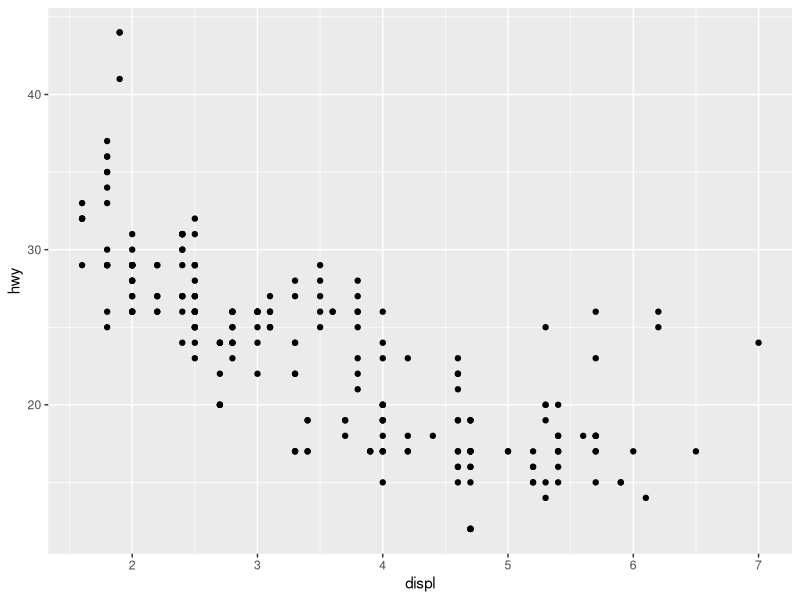
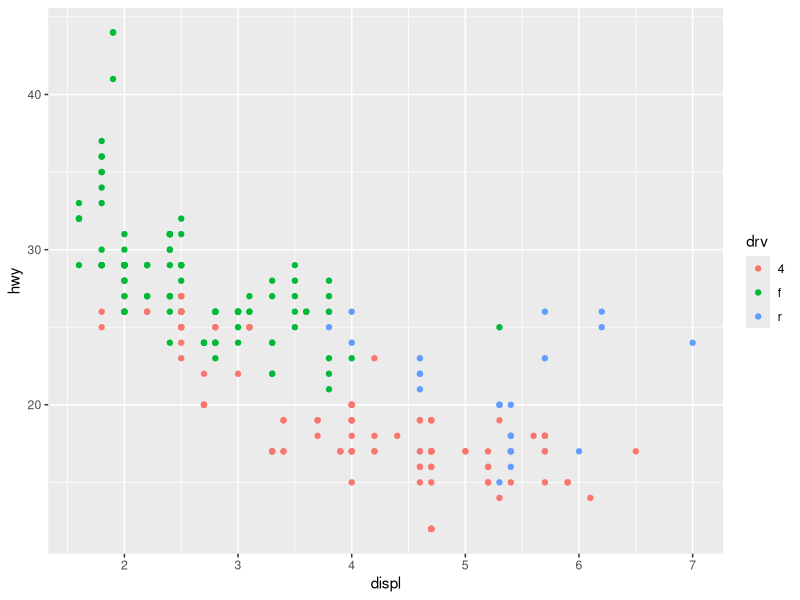
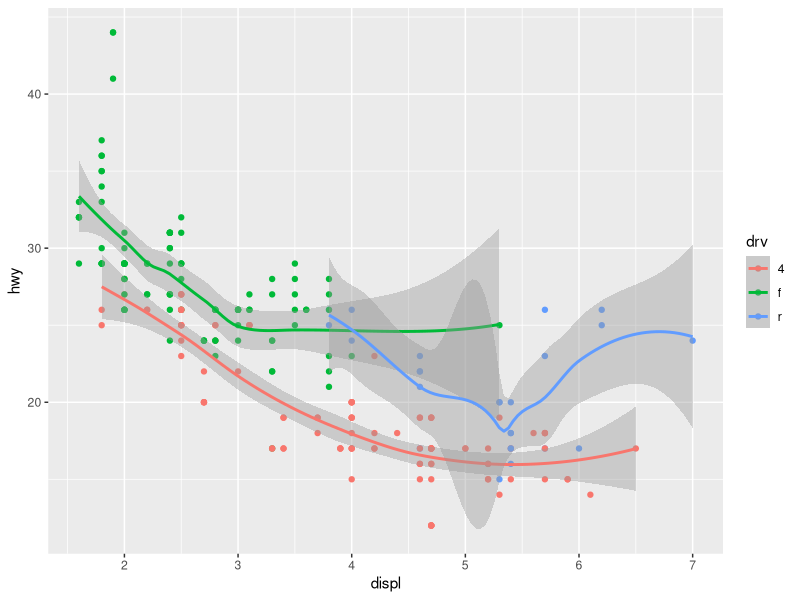
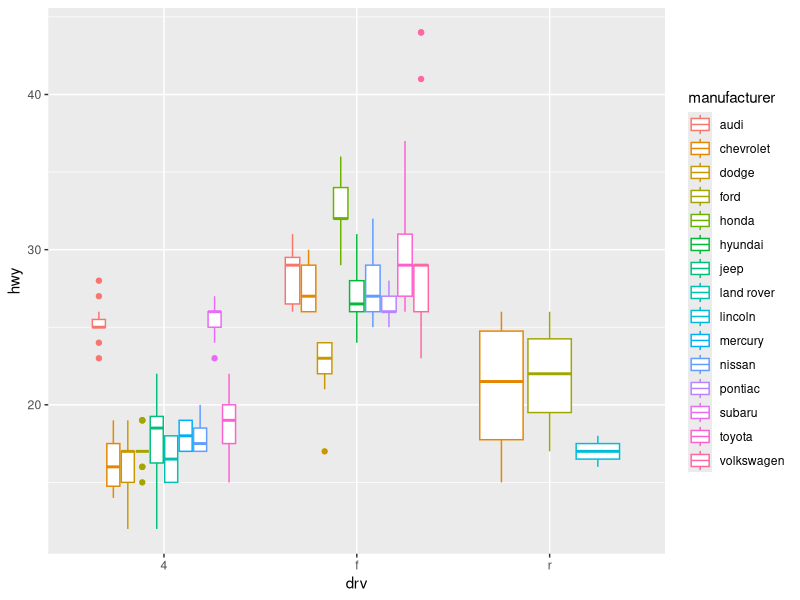
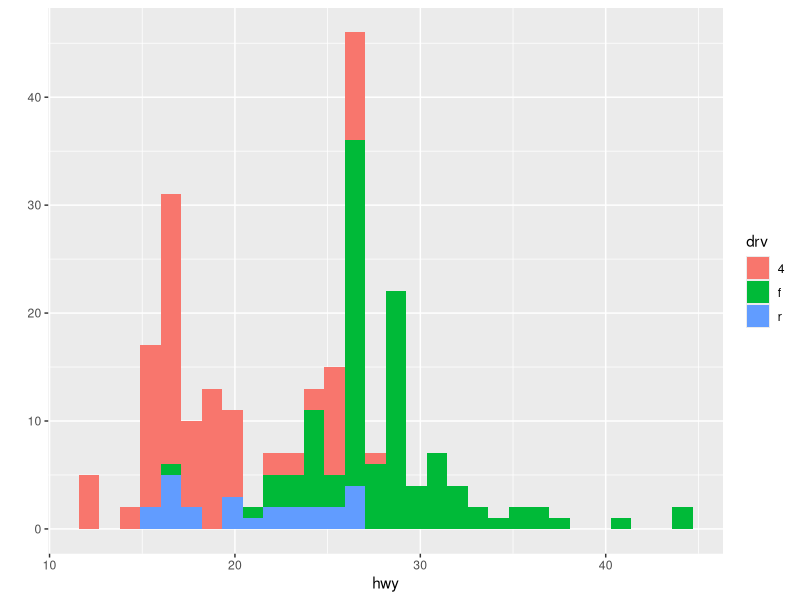
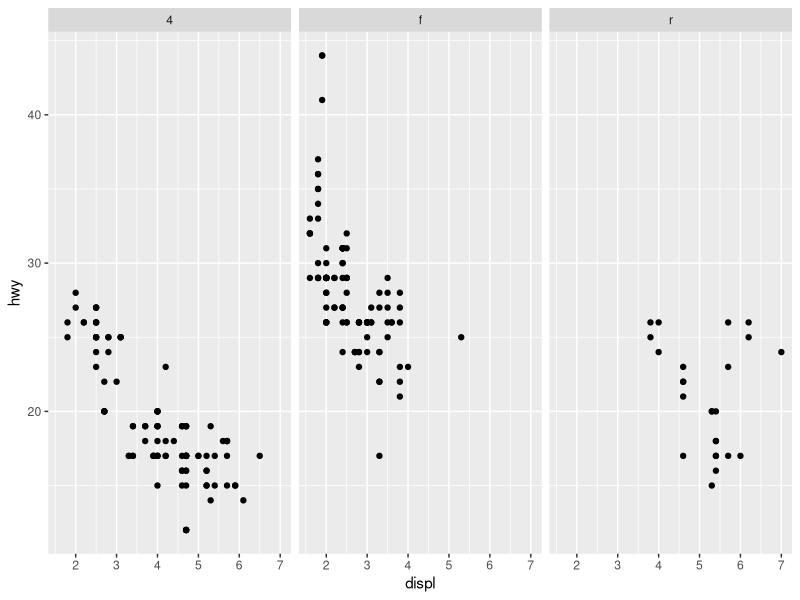
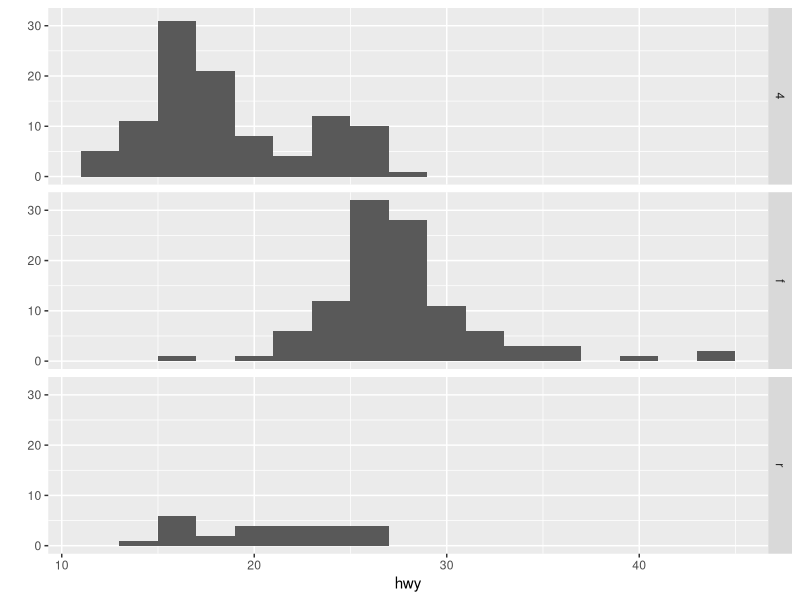
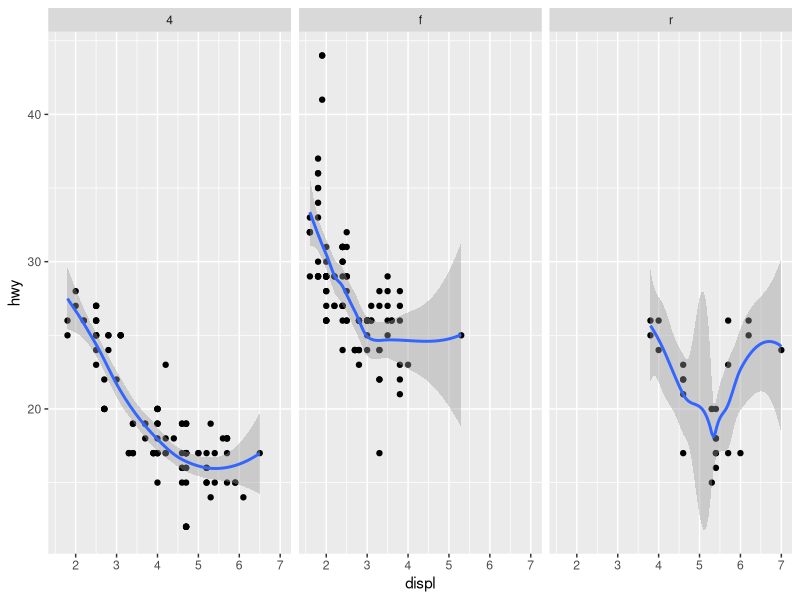

Reproduce these figures in R, in order.
library(ggplot2)


# qplot() -----------------------------------------------------------------

# The ggplot2 package has 2 workhorse functions. The
  # more basic workhorse function is qplot, (think
  #                                            quick plot), which works like the plot function in
  # the base graphics system. It can produce many
  # types of plots (scatter, histograms, box and
  #                   whisker) while hiding tedious details from the
  # user. Similar to lattice functions, it looks for
  # data in a data frame or parent environment.

# to see if there's a correlation between engine displacement (displ) 
# and highway miles per gallon (hwy)
qplot(displ, hwy, data = mpg)

# use different colors to distinguish between the 3
# factors (subsets) of different types of drive
# (drv) in the data (front-wheel, rear-wheel, and 4-wheel).
qplot(displ, hwy, data = mpg, color=drv)

qplot(displ, hwy, data = mpg, color=drv, geom=c("point","smooth"))

#boxplots 
qplot(drv , hwy, data = mpg, geom="boxplot", 
      color=manufacturer)

#histograms
#first specify the variable 
#from which you want the frequency count
qplot(hwy, data=mpg,fill=drv)

#facets
# argument facets which will be set equal to the
#   expression . ~ drv which is ggplot2's shorthand
#   for number of rows (to the left of the ~) and
#   number of columns (to the right of the ~). Here
#   the . indicates a single row and drv implies 3,
#   since there are 3 distinct drive factors. Try this
#   now.
qplot(displ,hwy, data=mpg, facets = . ~ drv)

qplot(hwy, data=mpg, facets = drv ~ ., binwidth=2)


# ggplot() ----------------------------------------------------------------

qplot(displ, hwy, data=mpg, geom=c("point","smooth"), facets = .~drv)

#how to do it with ggplot()??
g <- ggplot(mpg, aes(displ,hwy))

g+geom_point()+geom_smooth(method = "lm")

g+geom_point()+geom_smooth(method="lm") + facet_grid(.~drv) 

g+geom_point(size=4,alpha=.5, aes(color=drv))

g+geom_point(size=2,alpha=.5, aes(color=drv)) + geom_smooth(size=4,linetype=3, method="lm", se=FALSE)

g+geom_point(aes(color=drv)) + theme_bw(base_family = "Times")
#b&w background Times font in labels

#faceting
g <- ggplot(mpg, aes(x=displ, y=hwy, color=factor(year)))
g+geom_point()+facet_grid(drv~cyl,margins=TRUE)
g+geom_point()+facet_grid(drv~cyl,margins=TRUE) + geom_smooth(method = "lm",se=FALSE, size=2,color="black")
g+geom_point()+facet_grid(drv~cyl,margins=TRUE) + geom_smooth(method = "lm",se=FALSE, size=2,color="black")+
  labs(x="Displacement",y="Highway Mileage", title="Swirl Rules!")


# ggplot2 Extras ----------------------------------------------------------

#Histogram
qplot(price, data=diamonds)
qplot(price, data=diamonds, binwidth=18497/30, fill=cut)

#same data as density plot
qplot(price,data=diamonds,geom="density")
qplot(price,data=diamonds,geom="density", color=cut)

#scatterplots
qplot(carat,price,data=diamonds)
qplot(carat,price,data=diamonds, color=cut)
qplot(carat,price,data=diamonds, color=cut) + geom_smooth(method = "lm")
qplot(carat,price,data=diamonds, color=cut, facets = .~cut) + geom_smooth(method = "lm")

g <- ggplot(diamonds, aes(depth, price))
summary(g)
g + geom_point(alpha=1/3)

cutpoints <- quantile(diamonds$carat, seq(0,1,length=4), na.rm = TRUE)
diamonds$car2 <- cut(diamonds$carat, cutpoints)
g <- ggplot(diamonds, aes(depth, price))
g + geom_point(alpha=1/3) + facet_grid(cut ~ car2)

g + geom_point(alpha=1/3) + facet_grid(cut ~ car2) + geom_smooth(method = "lm", size=3, color="pink")

# Boxplots
ggplot(diamonds, aes(carat, price)) + geom_boxplot() + facet_grid(.~cut)


